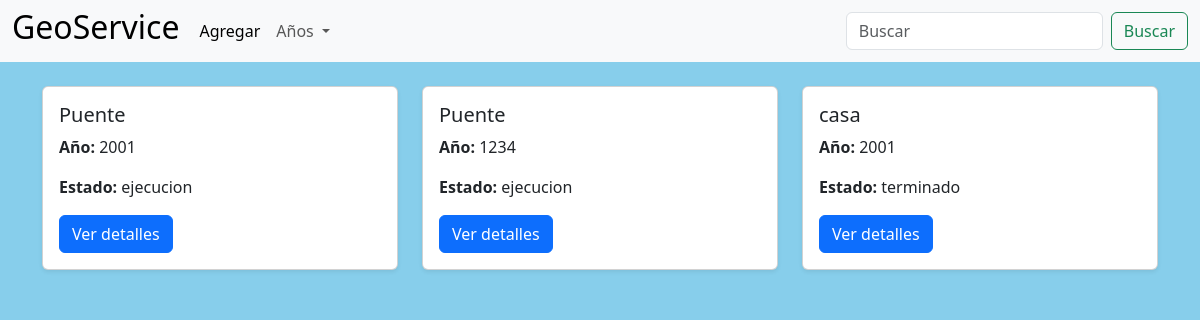
The page / on the database its author committed.
### proyectos/models.py (models this page shows, shortened)
class proyecto(models.Model):
    ESTADOS = [
        ('Ejecucion', 'En ejecución'),
        ('Progreso', 'En progreso'),
        ('Terminado', 'Terminado'),
        ('Cancelado', 'Cancelado'),
    ]
    id = models.AutoField(primary_key=True)
    nombre = models.CharField(max_length=100)
    descripcion = models.TextField()
    año = models.IntegerField()
    estado = models.CharField(max_length=50, choices=ESTADOS)

### proyectos/views.py (the view)
# urls.py: path('', include('proyectos.urls')),
def proyectos(request):
    buscar = request.GET.get('buscar', '')
    año = request.GET.get('año', '')
    proyectos = proyecto.objects.all()
    if buscar:
        proyectos = proyectos.filter(
            Q(nombre__icontains=buscar) |
            Q(año__icontains=buscar) |
            Q(estado__icontains=buscar)
        )
    if año:
        proyectos = proyectos.filter(año=año)
    años = proyecto.objects.values_list('año', flat=True).distinct().order_by('-año')
    return render(request, 'index.html', {
        'proyectos': proyectos,
        'buscar': buscar,
        'años': años,
        'año_seleccionado': año
    })

### proyectos/Templates/index.html (shortened to what this page needs)
{% load static %}
<!DOCTYPE html>
<html lang="en">
<head>
    <link href="https://cdn.jsdelivr.net/npm/bootstrap@5.3.8/dist/css/bootstrap.min.css" rel="stylesheet">
    <link rel="stylesheet" href="{% static 'css/style.css' %}">
</head>
<body>
    {% include 'nav.html' %}
    <div class="container mt-4">
        <div class="row g-4">
            {% for proyecto in proyectos %}
            <div class="col-md-4">
                <div class="card h-100 shadow-sm">
                    <div class="card-body">
                        <h5 class="card-title">
                            {{ proyecto.nombre }}
                        </h5>
                        <p class="card-text">
                            <strong>Año:</strong> {{ proyecto.año }}
                        </p>
                        <p class="card-text">
                            <strong>Estado:</strong> {{ proyecto.estado }}
                        </p>
                        <a href="{% url 'detalles' proyecto.id %}" class="btn btn-primary">
                            Ver detalles
                        </a>
                    </div>
                </div>
            </div>
            {% empty %}
            <div class="col-12">
                <p>No hay proyectos registrados.</p>
            </div>
            {% endfor %}
        </div>
    </div>
</body>
</html>

### proyectos/static/css/style.css (style rules this page uses)
body { background-color: skyblue; }
a { text-decoration: none; color: black; }

### rows shown on the page
proyecto: nombre "Puente", año "2001", estado "ejecucion"
proyecto: nombre "Puente", año "1234", estado "ejecucion"
proyecto: nombre "casa", año "2001", estado "terminado"
